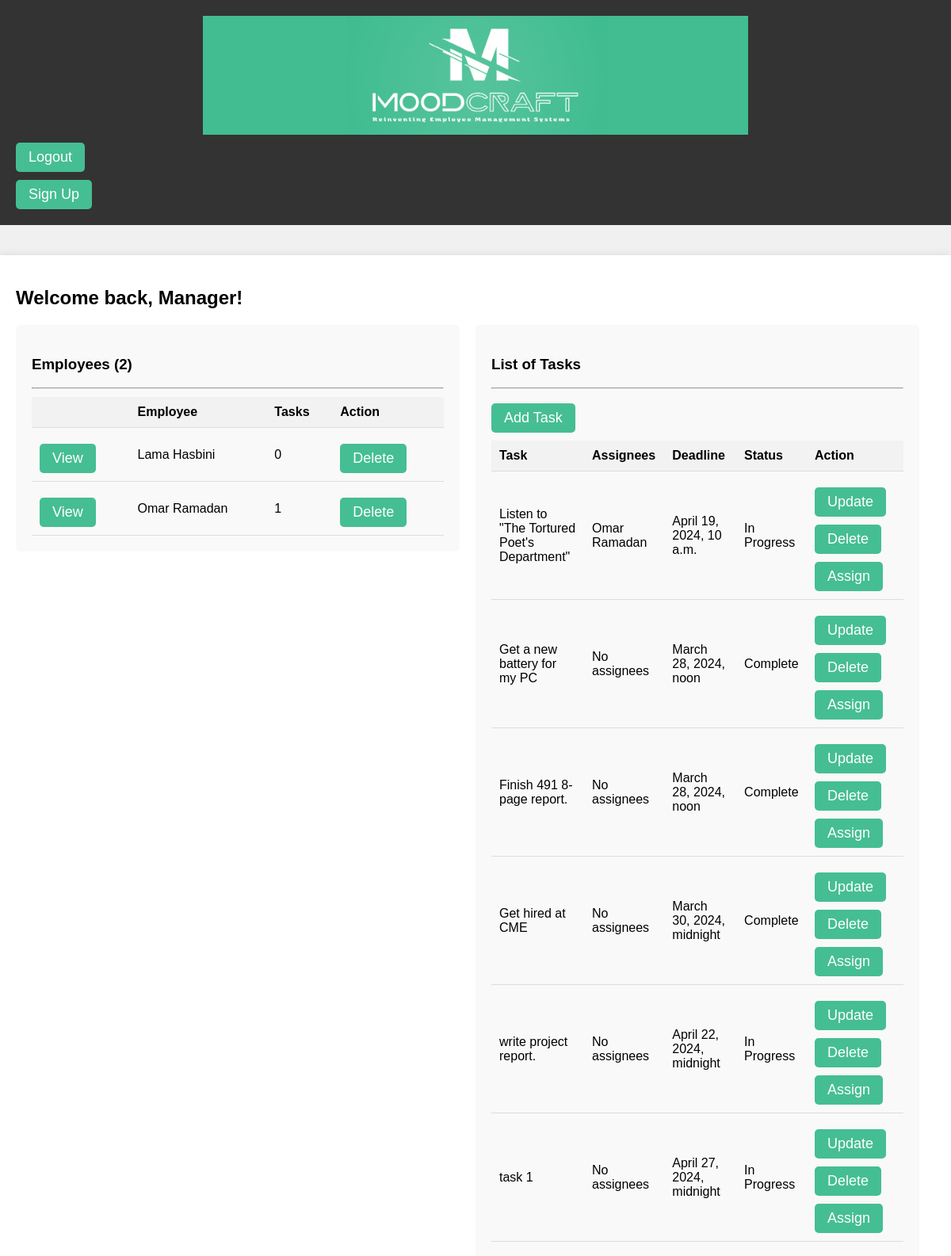
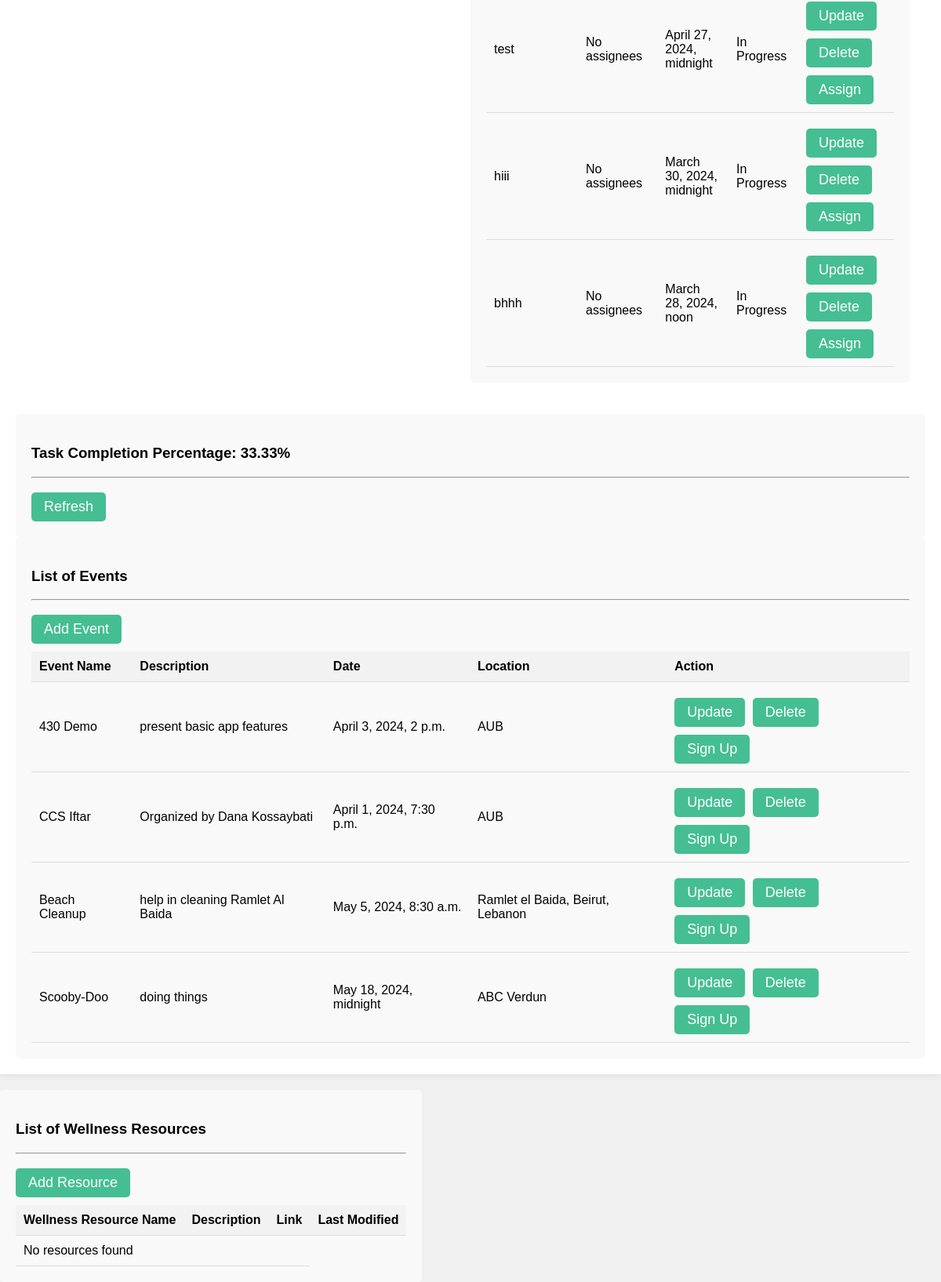
Before: / with the older database file (2 pictures, top to bottom).
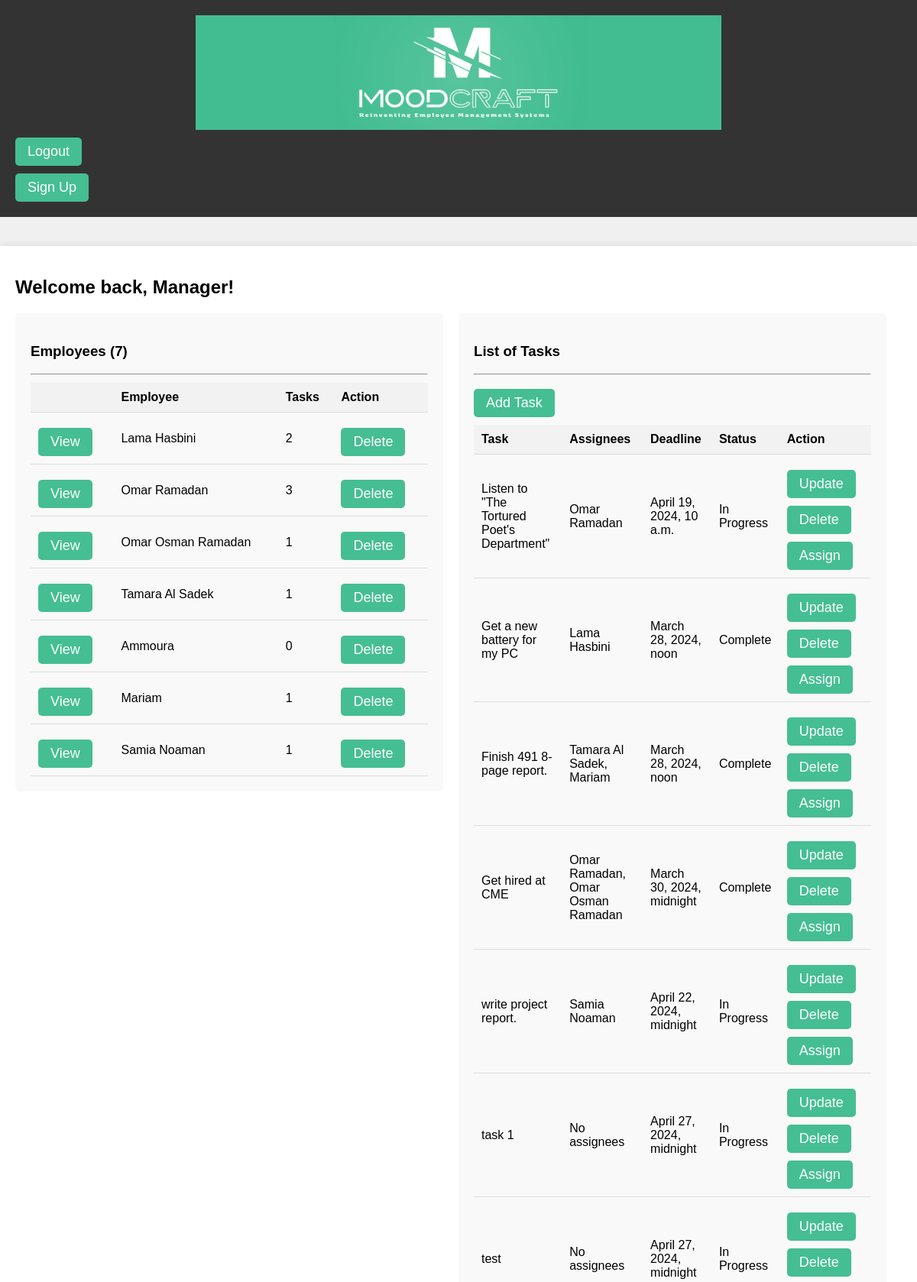
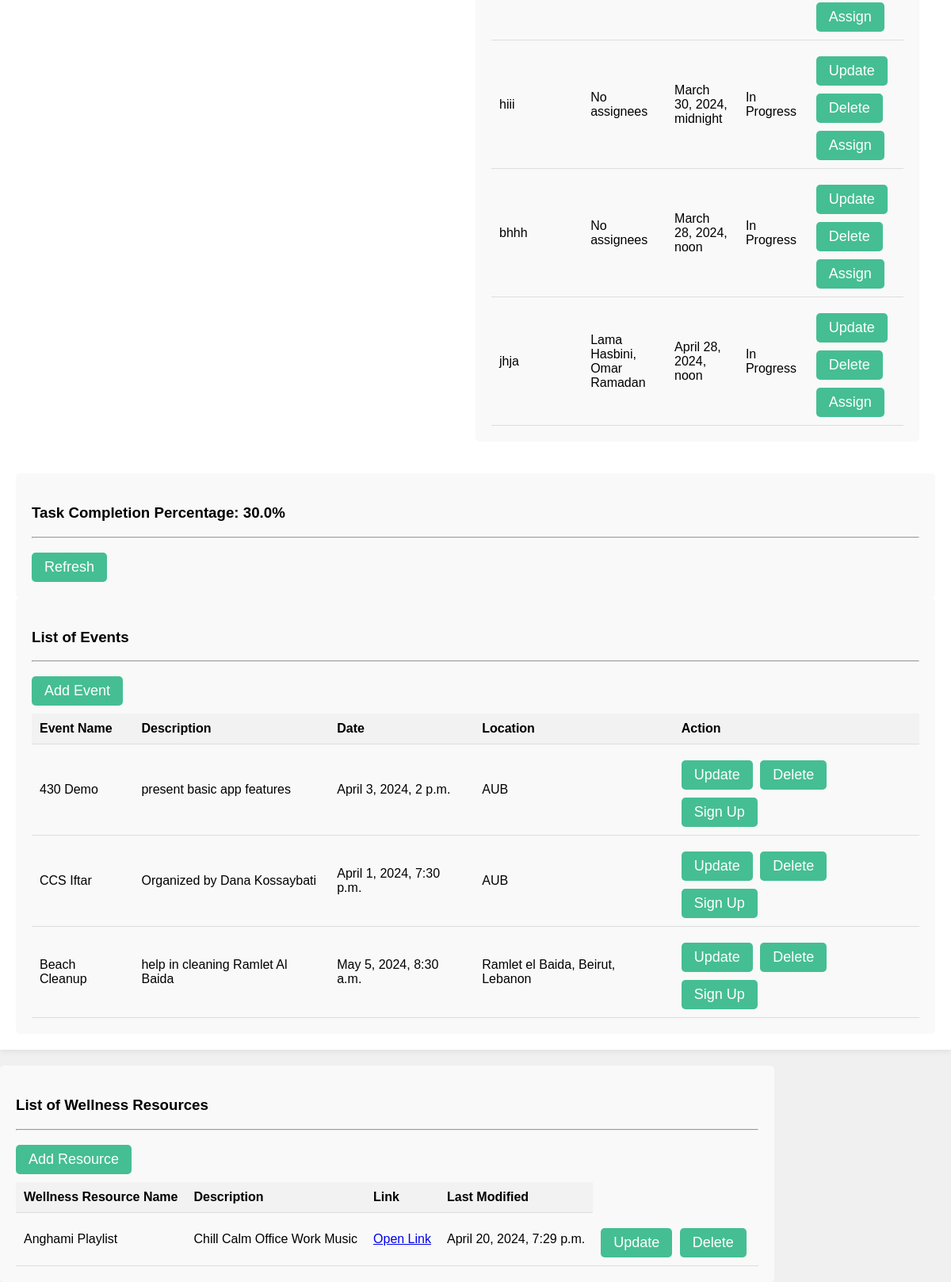
After: the same page with the newer database file (2 pictures, top to bottom).
### myapp430/models.py (models this page shows, shortened)
class Employee(models.Model):
	CATEGORY = (
			('Employee', 'Employee'),
			('Employer', 'Employer'),
			('Team Manager', 'Team Manager'),
			('Well-being Specialist', 'Well-being Specialist'),
			('HR Specialist','HR Specialist')
			)
	employee_id = models.AutoField(primary_key=True)
	name = models.CharField(max_length=200, validators=[RegexValidator(r'^[a-zA-Z\s]*$', message="Name can only contain letters and spaces.")])
	phone = models.CharField(max_length=15, null=True)
	email = models.CharField(max_length=200)
	position = models.CharField(max_length=200, choices=CATEGORY)
	team = models.ForeignKey(Team, on_delete=models.SET_NULL, null=True)
	address = models.CharField(max_length=200, null=True)
	points = models.IntegerField(default=0, validators=[MinValueValidator(0)])
	user = models.OneToOneField(User, on_delete=models.CASCADE, null=True, blank=True)
	@property
	def tasks(self):
		task_count = self.task_set.all().count()
		return str(task_count)

class Task(models.Model):
	STATUS = (
			('Complete', 'Complete'),
			('In Progress', 'In Progress'),
			)
	task_id = models.AutoField(primary_key=True)
	employees = models.ManyToManyField(Employee, blank=True)
	deadline=  models.DateTimeField() #we will accept any date, even ones that passed, asuuming the client might want to add a completed task simply for book-keeping purposes
	points = models.IntegerField(default=0, validators=[MinValueValidator(0)])
	description = models.TextField()
	status = models.CharField(choices=STATUS, default='In Progress', max_length=11)
	date_created = models.DateTimeField(auto_now_add=True, null=True, blank=True)
	credited = models.BooleanField(default=False)

class Events(models.Model): #- Events DB (event id,event name, description, date, location)
	event_id = models.AutoField(primary_key=True)
	event_name = models.TextField()
	description = models.TextField()
	date = models.DateTimeField(null=True, blank=True)
	location=models.TextField()

class Resource(models.Model):
	resource_id = models.AutoField(primary_key=True)
	resource_name = models.TextField()
	resource_description = models.TextField()
	link = models.URLField(blank=True, null=True)  # New field for links
	created_at = models.DateTimeField(auto_now_add=True)
	updated_at = models.DateTimeField(auto_now=True)
	last_modified = models.DateTimeField(auto_now=True)  # New field for last modification time

### myapp430/views.py (the view)
# urls.py: path('', views.home, name="home page"),
def home(request):
    employees = Employee.objects.all().order_by('employee_id')
    tasks = Task.objects.all()
    events = Events.objects.all()  # Retrieve all events
    total_employees = employees.count()
    total_tasks = tasks.count()
    complete_tasks = Task.objects.filter(status='Complete').count()
    pending_tasks = Task.objects.filter(status='In Progress').count()
    completion_percentage = totalCompletion()
    resources = Resource.objects.all()
    context = {
        'employees': employees,
        'tasks': tasks,
        'events': events,  # Add events to the context
        'total_employees': total_employees,
        'total_tasks': total_tasks,
        'complete': complete_tasks,
        'in_progress': pending_tasks,  # Fix the key name to match the template
        'completion_percentage' : completion_percentage,
        'resources' :resources,
    }
    return render(request, 'myapp430/homepage.html', context)

### myapp430/views.py (called while the page is built)
def totalCompletion():
    total_tasks = Task.objects.count()
    completed_tasks = Task.objects.filter(status='Complete').count()
    if total_tasks > 0:
        completion_percentage = (completed_tasks / total_tasks) * 100
    else:
        completion_percentage = 0
    return round(completion_percentage, 2)

### myapp430/templates/myapp430/homepage.html (shortened to what this page needs)
<!DOCTYPE html>
{% load static %}
<html lang="en">
    <head>
    </head>
<body>
    {% load static %}
    <nav>
        <div class="logo">
            <img src="{% static 'myapp430/logo3.png' %}" alt="My image" />
        </div>
        <form action="{% url 'logout' %}" method="post">
            <button type="submit" class="btn">Logout</button>
        </form>
        <form action="{% url 'signup' %}" method="post">
            <button type="submit" class="btn">Sign Up</button>
        </form>
    </nav>
    <br>
    <div class="container">
        <div class="welcome-message">
            <h2>Welcome back, Manager!</h2>
        </div>
        <div class="row">
            <div class="col-md-5">
                <div class="card">
                    <h3>Employees ({{total_employees}})</h3>
                    <hr>
                    <table>
                        <tr>
                            <th></th>
                            <th>Employee</th>
                            <th>Tasks</th>
                            <th>Action</th>
                        </tr>
                        {% for employee in employees %}
                            <tr>
                                <td><a href="{% url 'view employee' id=employee.employee_id %}" class="btn">View</a></td>
                                <td>{{ employee.name }}</td>
                                <td>{{ employee.tasks }}</td>
                                <td><a href="{% url 'delete employee' employee.employee_id %}" class="btn">Delete</a></td>
                            </tr>
                        {% endfor %}
                    </table>
                </div>
            </div>
            <div class="col-md-7">
                <div class="card">
                    <h3>List of Tasks</h3>
                    <hr>
                    <a href="{% url 'create task' %}" class="btn">Add Task</a>
                    <table>
                        <tr>
                            <th>Task</th>
                            <th>Assignees</th>
                            <th>Deadline</th>
                            <th>Status</th>
                            <th>Action</th>
                        </tr>
                        {% for task in tasks %}
                            <tr>
                                <td>{{ task.description }}</td>
                                <td>
                                    {% for employee in task.employees.all %}
                                        {{ employee.name }}{% if not forloop.last %}, {% endif %}
                                    {% empty %}
                                        No assignees
                                    {% endfor %}
                                </td>
                                <td>{{ task.deadline }}</td>
                                <td>{{ task.status }}</td>
                                <td>
                                    <a href="{% url 'update task' task.task_id %}" class="btn">Update</a>
                                    <a href="{% url 'delete task' task.task_id %}" class="btn">Delete</a>
                                    <a href="{% url 'assign task' task.task_id %}" class="btn">Assign</a>
                                </td>
                            </tr>
                        {% endfor %}
                    </table>
                </div>
            </div>
        </div>
        <div class="row">
            <div class="col-md">
                <div class="card">
                    <h3>Task Completion Percentage: {{completion_percentage}}%</h3>
                    <hr>
                    <button onclick="refreshPage()" class="btn">Refresh</button>
                </div>
                <div class="card">
                    <h3>List of Events</h3>
                    <hr>
                    <a href="{% url 'add event' %}" class="btn">Add Event</a>
                    <table>
                        <tr>
                            <th>Event Name</th>
                            <th>Description</th>
                            <th>Date</th>
                            <th>Location</th>
                            <th>Action</th>
                        </tr>
                        {% for event in events %}
                            <tr>
                                <td>{{ event.event_name }}</td>
                                <td>{{ event.description }}</td>
                                <td>{{ event.date }}</td>
                                <td>{{ event.location }}</td>
                                <td>
                                    <a href="{% url 'update Event' event.event_id %}" class="btn">Update</a>
                                    <a href="{% url 'delete event' event.event_id %}" class="btn">Delete</a>
                                    <button onclick="signupForEvent('{{ event.event_id }}')" class="btn">Sign Up</button>
                                </td>
                            </tr>
                        {% endfor %}
                    </table>
                </div>
            </div>
        </div>
    </div>
    <div class="row">
        <div class="col-md">
            <div class="card">
                <h3>List of Wellness Resources</h3>
                <hr>
                <a href="{% url 'create_resource' %}" class="btn">Add Resource</a>
                <table>
                    <tr>
                        <th>Wellness Resource Name</th>
                        <th>Description</th>
                        <th>Link</th>
                        <th>Last Modified</th>
                    </tr>
                    {% for resource in resources %}
                        <tr>
                            <td>{{ resource.resource_name }}</td>
                            <td>{{ resource.resource_description }}</td>
                            <td><a href="{{ resource.link }}" target="_blank">Open Link</a></td>
                            <td>{{ resource.last_modified }}</td>
                            <td>
                                <a href="{% url 'update_resource' resource.resource_id %}" class="btn">Update</a>
                                <a href="{% url 'delete_resource' resource.resource_id %}" class="btn">Delete</a>
                            </td>
                        </tr>
                    {% empty %}
                        <tr>
                            <td colspan="3">No resources found</td>
                        </tr>
                    {% endfor %}
                </table>
            </div>
        </div>
    </div>
</body>
</html>

### myapp430/templates/myapp430/homepage.html (style rules this page uses)
body { font-family: Arial, sans-serif; margin: 0; padding: 0; background-color: #f0f0f0; }
nav { background-color: #333; padding:20px; color: #fff; }
.container { max-width: 1200px; margin: 20px auto; padding: 20px; background-color: #fff; box-shadow: 0 0 10px rgba(0, 0, 0, 0.1); }
.row { display: flex; flex-wrap: wrap; margin-top: 20px; }
.col-md-5, .col-md-7 { flex: 0 0 calc(50% - 20px); margin-right: 20px; margin-bottom: 20px; }
.card { background-color: #f9f9f9; padding: 20px; border-radius: 5px; }
.btn { display: inline-block; padding: 8px 16px; text-decoration: none; background-color: #45BE93; color: #fff; border: none; border-radius: 5px; cursor: pointer; margin-right: 5px; margin-top: 10px; font-size: 18px; }
.logo { display: flex; justify-content: center; }
.logo img { height: 150px; width: auto; }
table { width: 100%; border-collapse: collapse; margin-top: 10px; }
th, td { padding: 10px; border-bottom: 1px solid #ddd; text-align: left; }
th { background-color: #f2f2f2; }

Changed rows visible on the page:
removed Events: event_name "Scooby-Doo", description "doing things", date "May 18, 2024, midnight", location "ABC Verdun"
computed for Employee "Lama Hasbini": tasks "0" → "2"
computed for Employee "Omar Ramadan": tasks "1" → "3"
added Employee: name "Omar Osman Ramadan", tasks "1"
added Employee: name "Tamara Al Sadek", tasks "1"
added Employee: name "Ammoura", tasks "0", shown under "Employees (7)"
added Employee: name "Mariam", tasks "1"
added Employee: name "Samia Noaman", tasks "1"
changed Task "Get a new battery for my PC": gains Employee (name "Lama Hasbini", tasks "2"); no longer shows "No assignees"
shown differently, row unchanged: Task "Finish 491 8-page report.": no longer shows "No assignees"
changed Task "Get hired at CME": gains Employee (name "Omar Ramadan", tasks "3"); no longer shows "No assignees"
shown differently, row unchanged: Task "write project report.": no longer shows "No assignees"
added Task: description "jhja", deadline "April 28, 2024, noon", status "In Progress", Employee (name "Lama Hasbini"), Employee (name "Omar Ramadan")
added Resource: resource_name "Anghami Playlist", resource_description "Chill Calm Office Work Music", last_modified "April 20, 2024, 7:29 p.m."
Other visible differences:
{{ total_employees }}: "2" → "7"
{{ completion_percentage }}: "33.33" → "30.0"
text no longer shown: "No resources found"
